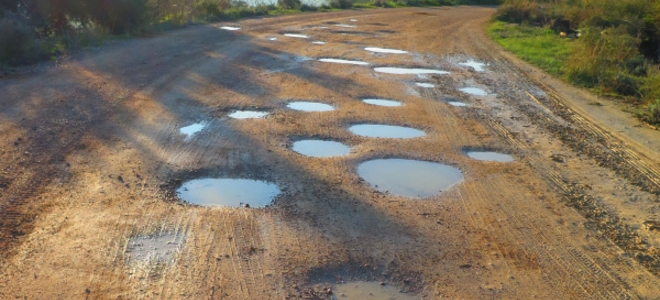
%> input picture potholes5.jpg, 660 x 300 px
$ octave BlobDetection.m   (GNU Octave 9; MATLAB toolbox functions it lacks are replaced by stand-ins)
%> lines starting %> are read from the running program, lines starting %| are printed output that depends on the picture; in (x1, y1, x2, y2) boxes, pixels count from 0 and x2, y2 are one past the last pixel; in counts of white or black regions, pixels touching at a corner belong together; the program's own positions count from 1
clc;    % Clear the command window.
clear;  % Erase all existing variables. Or clearvars if you want.
Irgb = imread('potholes5.jpg');
%> Irgb is the input picture: size 300x660x3 uint8; mean R, G, B 128.4, 115, 95.8
I = rgb2gray(Irgb);
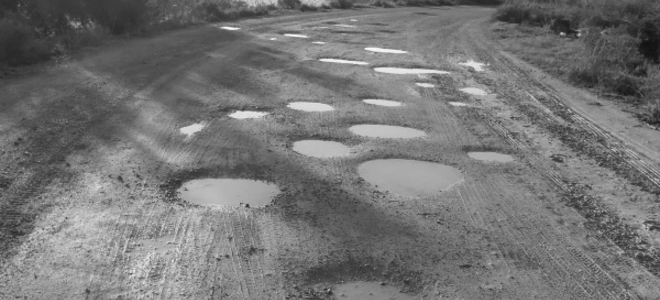
%> I: size 300x660 uint8; min 17, max 251, mean 116.8
level = 0.6;


%Removing noise
J = imnoise(I,'salt & pepper',0.02);
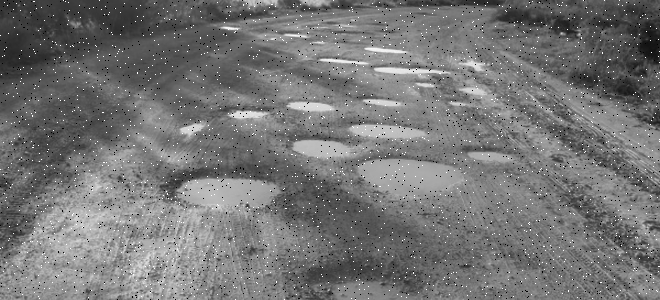
%> J: size 300x660 uint8; min 0, max 255, mean 117
Kmedian = medfilt2(J);
imshow(Kmedian);

%Convert image to black and white
BW = imbinarize(Kmedian, level);
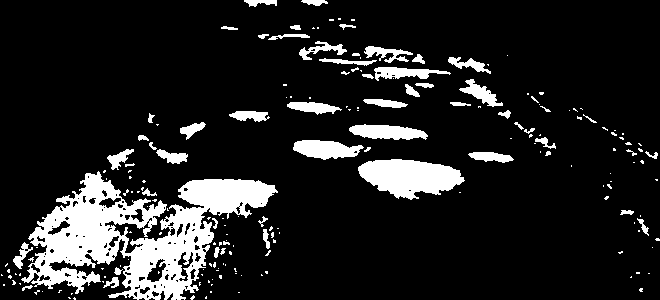
%> BW: size 300x660 logical; 13.3% white; 196 white regions (139 under 20 px), largest, box (x1, y1, x2, y2) and area: (21, 171, 278, 300) 14398, (358, 159, 465, 200) 2899, (293, 140, 364, 160) 954

%Invert black and white image
WB = imcomplement(BW);
%> WB: size 300x660 logical; 86.7% white; 196 black regions (139 under 20 px)
imshow(WB);

% Label the blobs (use BW for potholes6, WB for everything else)
[labeledImage, numBlobs] = bwlabel(BW);
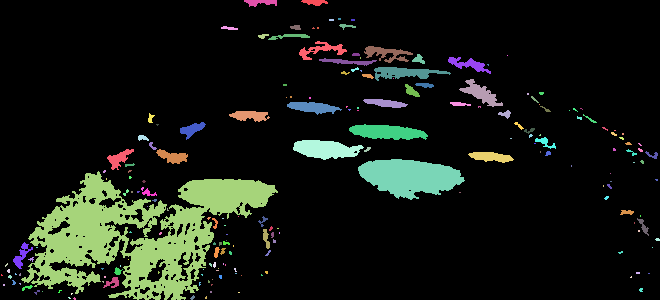
%> labeledImage: size 300x660 double; 197 distinct labels, from 0 to 196; one colour per label, 0 black
%> numBlobs = 196
imshow(Irgb)
q = [];

props = regionprops(labeledImage, 'BoundingBox');
%> props = 196 regions; largest, box (x1, y1, x2, y2): (21, 171, 278, 300), (358, 159, 465, 200), (293, 140, 364, 160), (349, 124, 428, 140), (459, 79, 503, 107)

% Get the diagonal length of each box
for k = 1 : numBlobs
    thisBoundingBox = props(k).BoundingBox;
    b = thisBoundingBox(3);
    c = thisBoundingBox(4);
    b2 = b*b;
    c2 = c*c;
    a = sqrt(b2 - c2);
    a = abs(a);
    q = [q; a];
end
%> this loop made 196 passes
%> (thisBoundingBox, b, c, b2, c2, a) on passes 13 to 15: ([28.5 257.5 6 5], 6, 5, 36, 25, 3.32), ([34.5 290.5 6 5], 6, 5, 36, 25, 3.32), ([36.5 247.5 2 1], 2, 1, 4, 1, 1.73)
%> after the loop, q = 196 values, max 222.3 at index 11, min 0 at index 1, mean 8.75

totalA = 0;
counter = 0;
meanA = 0;

% Filter out tiny blobs
for k = 1: length(q)
    if q(k) > 10
        counter = counter + 1;
        totalA = totalA + q(k);
    end
end
%> this loop made 196 passes
%> totalA on passes 7, 11, 24, 27, 41, 47, 51: 18.14, 240.4, 252, 269, 281.7, 310, 328.7
%> after the loop, counter = 34; totalA = 1317.2
meanA = totalA / counter;
%> meanA = 38.74

% Display the bounding boxes around the blobs, the smallest and
% largest of which are filtered out.
for k = 1 : numBlobs
    thisBoundingBox = props(k).BoundingBox;
    b = thisBoundingBox(3);
    c = thisBoundingBox(4);
    b2 = b*b;
    c2 = c*c;
    a = sqrt(b2 - c2);
    a = abs(a);
    if numBlobs == 1
        rectangle('Position', thisBoundingBox, ...
        'EdgeColor', 'c', 'LineWidth', 2);
    else
        if (a >= meanA && a <= 8*meanA)
            rectangle('Position', thisBoundingBox, ...
            'EdgeColor', 'c', 'LineWidth', 2);
        end
    end
end
%> this loop made 196 passes
%> (thisBoundingBox, b, c, b2, c2, a) on passes 1 to 3: ([1.5 274.5 2 2], 2, 2, 4, 4, 0), ([3.5 284.5 2 2], 2, 2, 4, 4, 0), ([5.5 263.5 3 4], 3, 4, 9, 16, 2.65)
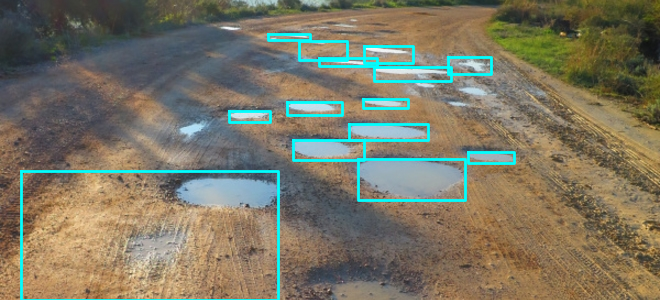
%> figure redrawn from the program's plot data

$ run again, with potholes2.jpg copied over potholes5.jpg
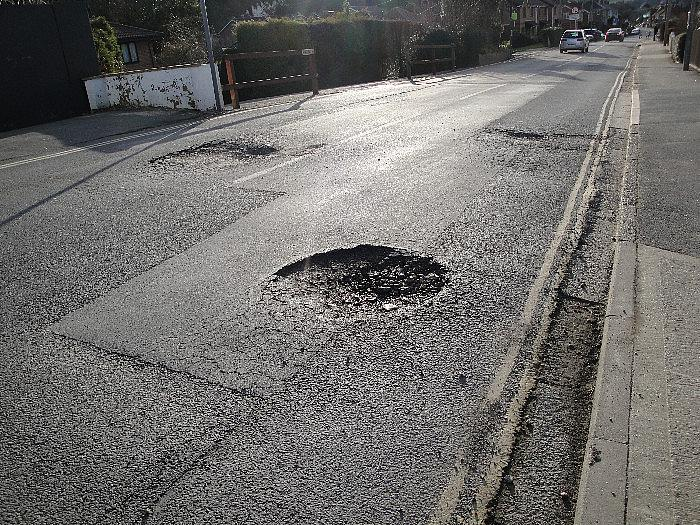
%> input picture potholes2.jpg, 700 x 525 px
%> Irgb is the input picture: size 525x700x3 uint8; mean R, G, B 110.5, 109.2, 107.1
%> BW: size 525x700 logical; 15.8% white; 3371 white regions (3246 under 20 px), largest, box (x1, y1, x2, y2) and area: (193, 74, 561, 309) 39399, (612, 89, 640, 135) 772, (544, 147, 593, 262) 761
%> WB: size 525x700 logical; 84.2% white; 3371 black regions (3246 under 20 px)
%> `[labeledImage, numBlobs] = bwlabel(BW);`:
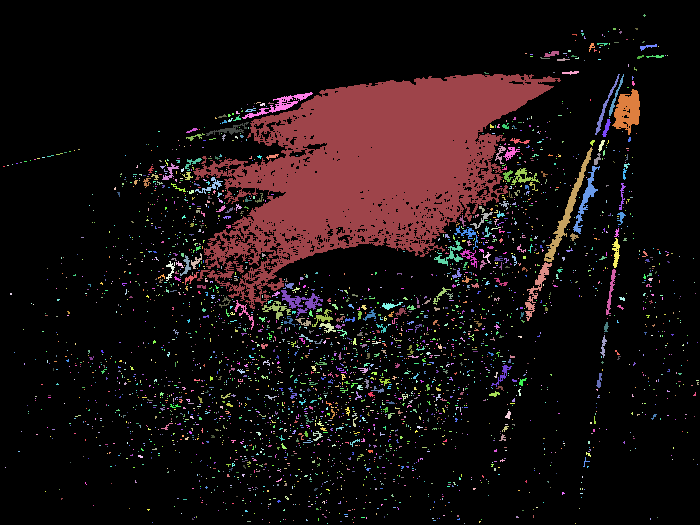
%> labeledImage: size 525x700 double; 3372 distinct labels, from 0 to 3371; one colour per label, 0 black
%> numBlobs = 3371
%> props = 3371 regions; largest, box (x1, y1, x2, y2): (193, 74, 561, 309), (544, 147, 593, 262), (242, 92, 313, 119), (573, 166, 600, 234), (525, 262, 552, 321)
%> the loop `for k = 1 : numBlobs` made 3371 passes
%> (thisBoundingBox, b, c, b2, c2, a) on passes 14 to 16: ([27.5 405.5 1 1], 1, 1, 1, 1, 0), ([28.5 411.5 1 1], 1, 1, 1, 1, 0), ([28.5 413.5 1 1], 1, 1, 1, 1, 0)
%> after the loop `for k = 1 : numBlobs`: q = 3371 values, max 283.2 at index 679, min 0 at index 2, mean 1.73
%> after the loop `for k = 1: length(q)`: counter = 51; totalA = 1427.3
%> meanA = 27.99
%> the loop `for k = 1 : numBlobs` made 3371 passes
%> (thisBoundingBox, b, c, b2, c2, a) on passes 1 to 3: ([3.5 166.5 2 1], 2, 1, 4, 1, 1.73), ([5.5 467.5 1 1], 1, 1, 1, 1, 0), ([7.5 165.5 2 1], 2, 1, 4, 1, 1.73)
%> after the loop `for k = 1 : numBlobs`:
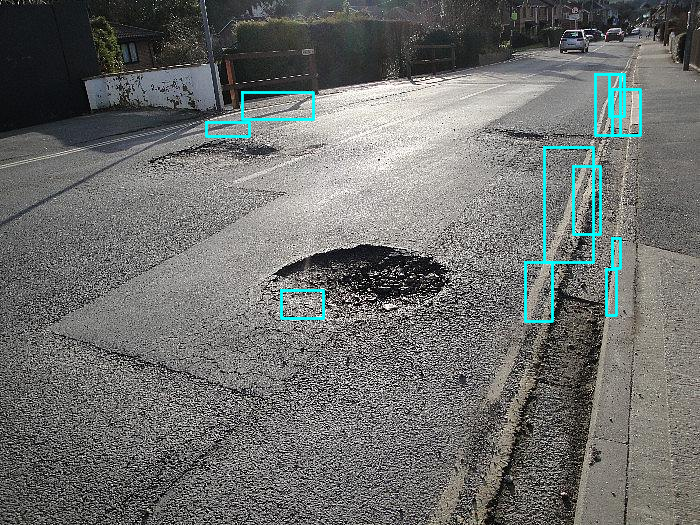
%> figure redrawn from the program's plot data

$ run again, with potholes3.jpg copied over potholes5.jpg
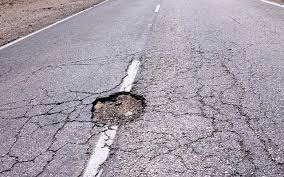
%> input picture potholes3.jpg, 284 x 177 px
%> Irgb is the input picture: size 177x284x3 uint8; mean R, G, B 164.6, 157.6, 167.8
%> BW: size 177x284 logical; 67.4% white; 269 black regions (242 under 20 px), largest, box (x1, y1, x2, y2) and area: (0, 21, 160, 177) 8374, (184, 88, 284, 177) 4204, (0, 0, 105, 48) 1793
%> WB: size 177x284 logical; 32.6% white; 269 white regions (242 under 20 px)
%> `[labeledImage, numBlobs] = bwlabel(BW);`:
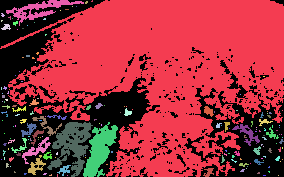
%> labeledImage: size 177x284 double; 178 distinct labels, from 0 to 177; one colour per label, 0 black
%> numBlobs = 177
%> props = 177 regions; largest, box (x1, y1, x2, y2): (0, 0, 284, 177), (47, 122, 93, 177), (6, 0, 84, 26), (83, 122, 118, 177), (22, 137, 51, 164)
%> the loop `for k = 1 : numBlobs` made 177 passes
%> (thisBoundingBox, b, c, b2, c2, a) on passes 15 to 17: ([3.5 150.5 3 6], 3, 6, 9, 36, 5.2), ([4.5 101.5 1 2], 1, 2, 1, 4, 1.73), ([4.5 133.5 1 1], 1, 1, 1, 1, 0)
%> after the loop `for k = 1 : numBlobs`: q = 177 values, max 222.1 at index 1, min 0 at index 2, mean 4.3
%> the loop `for k = 1: length(q)` made 177 passes
%> totalA on passes 1, 20, 33, 49: 222.1, 295.6, 308.3, 318.9
%> after the loop `for k = 1: length(q)`: counter = 10; totalA = 462.6
%> meanA = 46.26
%> the loop `for k = 1 : numBlobs` made 177 passes
%> (thisBoundingBox, b, c, b2, c2, a) on passes 1 to 3: ([0.5 0.5 284 177], 284, 177, 80656, 31329, 222.1), ([1.5 13.5 4 4], 4, 4, 16, 16, 0), ([1.5 20.5 2 2], 2, 2, 4, 4, 0)
%> after the loop `for k = 1 : numBlobs`:
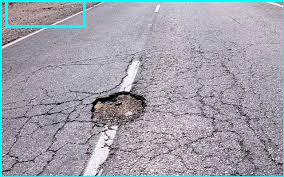
%> figure redrawn from the program's plot data
